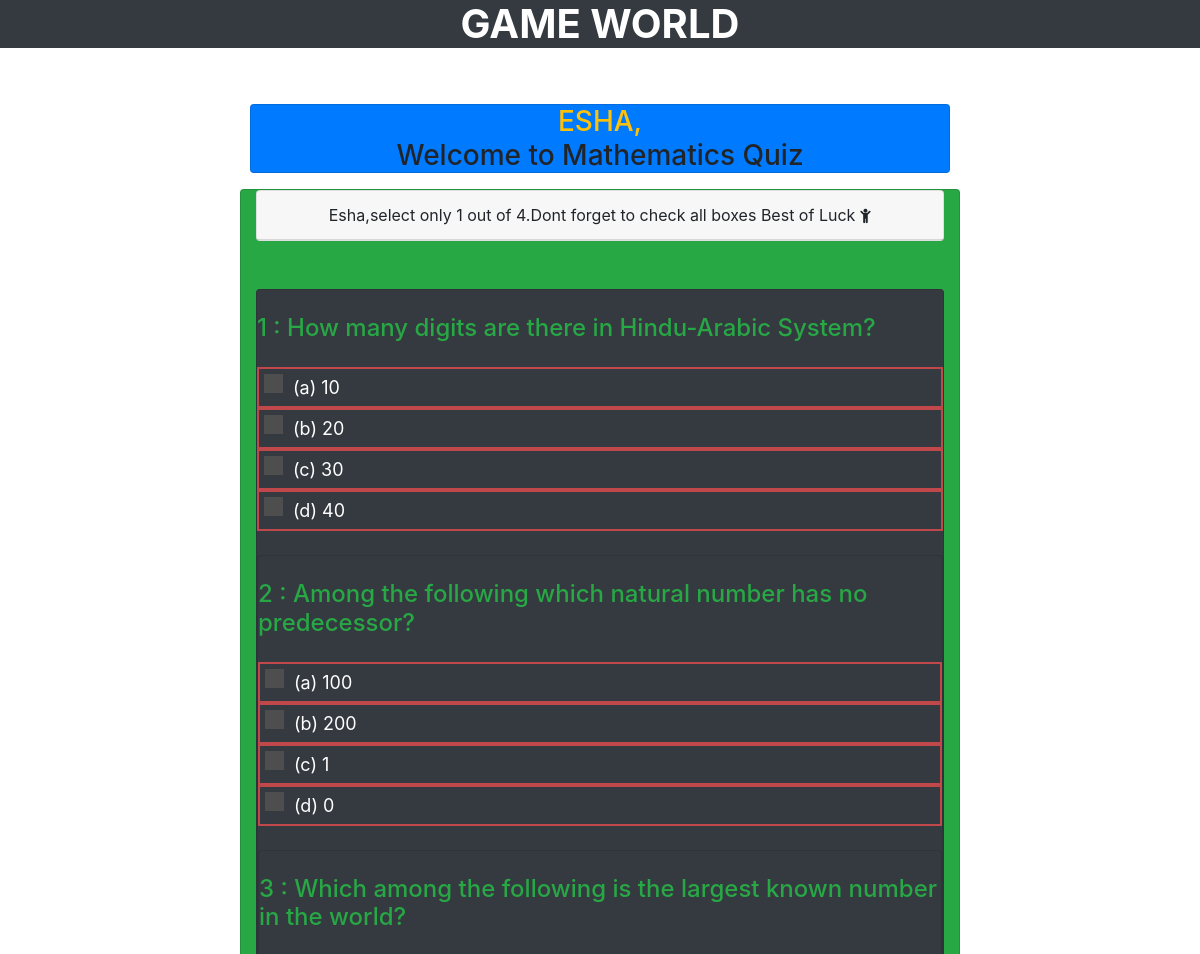
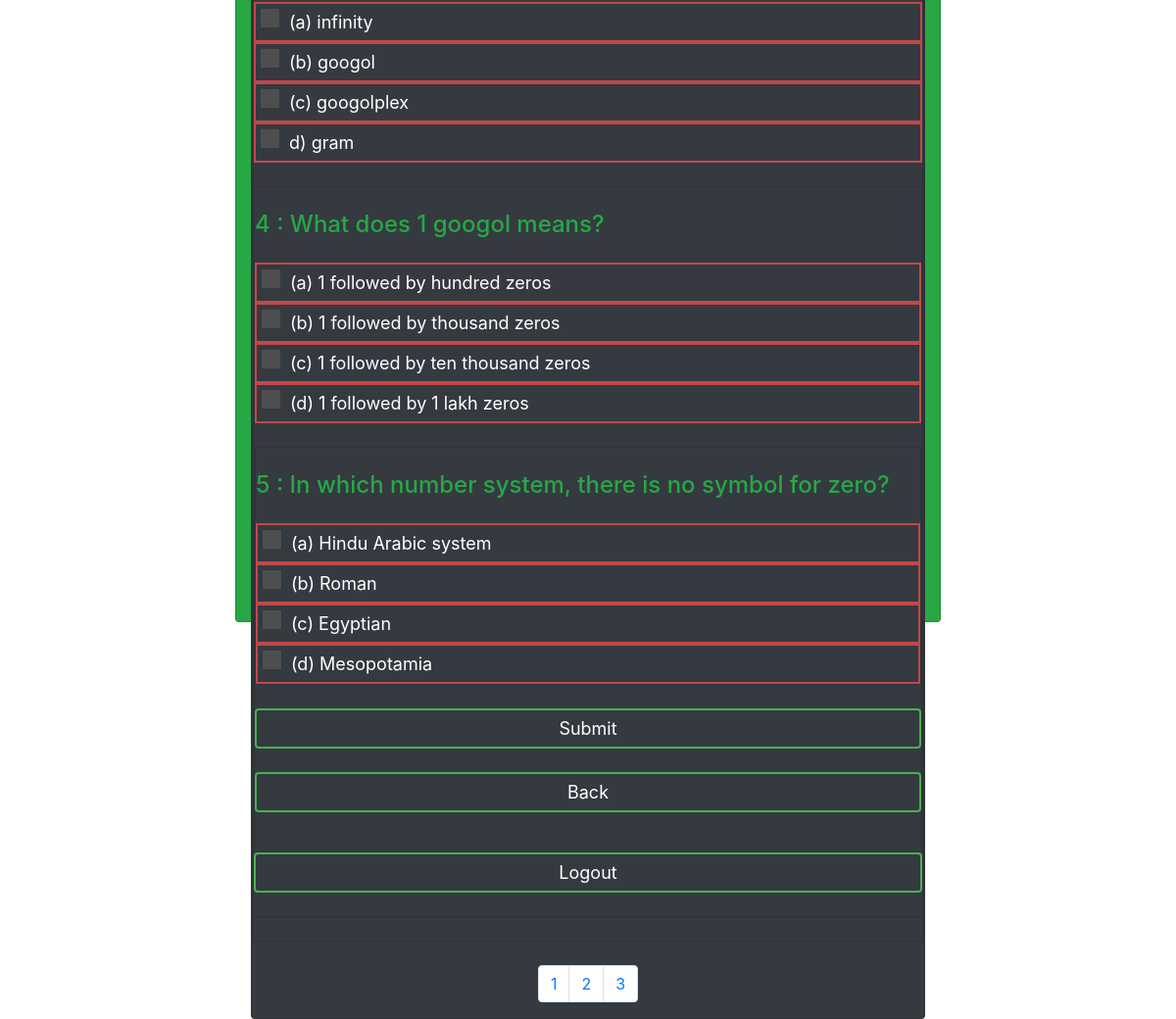
/quiz_game/mathsQuiz.php (signed in), run on the app's committed database (2 pictures, top to bottom).
### tables this page shows
CREATE TABLE IF NOT EXISTS `questions_2` (
  `qid` int(250) NOT NULL AUTO_INCREMENT,
  `question` varchar(250) DEFAULT NULL,
  `ans_id` int(250) DEFAULT NULL,
  PRIMARY KEY (`qid`)
);

CREATE TABLE IF NOT EXISTS `answers_2` (
  `aid` int(250) NOT NULL AUTO_INCREMENT,
  `answer` varchar(250) DEFAULT NULL,
  `ans_id` int(250) DEFAULT NULL,
  PRIMARY KEY (`aid`)
);

### quiz_game/mathsQuiz.php (the view, shortened to what this page needs)
<?php
   $con = mysqli_connect('localhost','root');
   	mysqli_select_db($con,'quizdbase');
   ?>
<!DOCTYPE html>
<html>
    <head>
        <link rel="stylesheet" href="https://maxcdn.bootstrapcdn.com/bootstrap/4.0.0/css/bootstrap.min.css">
        <link rel="stylesheet" type="text/css" href="css/style.css">
        <link rel="stylesheet" type="text/css" href="css/radio_button.css">
        <link rel="stylesheet" type="text/css"
            href="https://maxcdn.bootstrapcdn.com/font-awesome/4.7.0/css/font-awesome.min.css">
        <link rel="stylesheet" href="css/demo.css" />
    </head>
    <body style=" background: url(images/addition-black-and-white-black-and-white-374918.jpg)no-repeat;
    position: absolute;
    z-index: 0;
    left: 0;
    top: 0;
    width: 100%;
    height: 100%;" >
        <div >
            <h1 class="text-center text-white font-weight-bold text-uppercase bg-dark"> Game World </h1><br>
            <div class="container "><br>
                <div class="container">
                    <div class=" col-lg-12 text-center">
                    <h3> <a href="home_new.php" class="text-uppercase text-warning "> <p class="bg-primary col-lg-8 card m-auto  "> <?php echo $_SESSION['username']; ?>,</a>
                           Welcome to Mathematics Quiz </h3></p>
                    </div>
                    <div class="col-lg-8 d-block m-auto bg-success quizsetting card ">
                        <div class="card ">
                            <p class="card-header text-center"> <?php echo  $_SESSION['username'];  ?>,select
                                only 1 out of 4.Dont forget to check all boxes Best of Luck <i class="fa fa-child"></i> </p>
                        </div>
                        <br>
                        <form action="checked.php" method="post">
                            <?php
                     for($i=1;$i<6;$i++){
                     $sql1 = "SELECT * FROM `questions_2` WHERE `qid` = $i ";
                     	$result1 = mysqli_query($con, $sql1);
                        if (mysqli_num_rows($result1) > 0) {
                     						while($row1 = mysqli_fetch_assoc($result1)) {
                     	?>
                            <br>
                            <div class="card bg-dark">
                                <br>
                                <h4><p class="large-10 large-centered large-12 columns  text-success"> <?php echo $i ." : ". $row1['question']; ?> </p></h4>
                                <?php
                        $sql = "SELECT * FROM `answers_2` WHERE `ans_id` = $i ";
                        	$result = mysqli_query($con, $sql);
                           if (mysqli_num_rows($result) > 0) {
                        						while($row = mysqli_fetch_assoc($result)) {
                        	?>
                                <div class="btn1 btn-primary d-block m-auto text-white">
                                    <?php echo $row['answer']; ?>
                                    <br>
                                </div>
                                <?php
                        } }
                        } }}
                     ?>
                            </div><br>
                            <input type="submit" name="submit2" Value="Submit" class="btn btn-success m-auto d-block bg-dark" />
                            <br>
                        </form>
                        <a href=" <?php echo $_SERVER['HTTP_REFERER'] ;?>" class="btn btn-danger d-block m-auto text-black bg-dark"> Back </a> <br>
                    </div>
                    <a href="logout.php" class="btn btn-primary d-block m-auto text-black bg-dark"> Logout </a> <br>
                </div>
                <br>
            </div>
            <?php
      $q =" select * from questions_2";
      $query = mysqli_query($con,$q);
      $lastpage = mysqli_num_rows($query);
      $totalpage = ceil($lastpage / 2);
      ?>
            <div class="m-auto"><br>
                <ul class="pagination">
                    <?php
      for($i=1; $i<=$totalpage; $i++){
         ?>
                    <li class="float-left list-unstyled page-item"> <a href="mathsQuiz.php?page=<?php echo $i; ?>"
                            class="page-link"> <?php  echo $i;  ?> </a> </li>
                    <?php
           }
        ?>
                </ul>
            </div>
    </body>
</html>

### quiz_game/css/style.css (style rules this page uses)
.quizsetting { height: 1400px; }
.btn { width: 100%; background: none; border: 2px solid #4caf50; color: white; padding: 5px; font-size: 18px; cursor: pointer; margin: 12px 0; }

### quiz_game/css/radio_button.css (style rules this page uses)
.btn1 { width: 100%; background: none; border: 2px solid rgba(236, 77, 77, 0.767); color: black; padding: 5px; font-size: 18px; cursor: pointer; margin: 12px 0; }

### data on the page
questions_2: question "How many digits are there in Hindu-Arabic System?"
answers_2: answer "(a) 10"
answers_2: answer "(b) 20"
answers_2: answer "(c) 30"
answers_2: answer "(d) 40"
questions_2: question "Among the following which natural number has no predecessor?"
answers_2: answer "(a) 100"
answers_2: answer "(b) 200"
answers_2: answer "(c) 1"
answers_2: answer "(d) 0"
questions_2: question "Which among the following is the largest known number in the world?"
answers_2: answer "(a) infinity"
answers_2: answer "(b) googol"
answers_2: answer "(c) googolplex"
answers_2: answer "d) gram"
questions_2: question "What does 1 googol means?"
answers_2: answer "(a) 1 followed by hundred zeros"
answers_2: answer "(b) 1 followed by thousand zeros"
answers_2: answer "(c) 1 followed by ten thousand zeros"
answers_2: answer "(d) 1 followed by 1 lakh zeros"
questions_2: question "In which number system, there is no symbol for zero?"
answers_2: answer "(a) Hindu Arabic system"
answers_2: answer "(b) Roman"
answers_2: answer "(c) Egyptian"
answers_2: answer "(d) Mesopotamia"

### other printed values
$_SESSION['username'] "ESHA"
$_SESSION['username'] "Esha"
